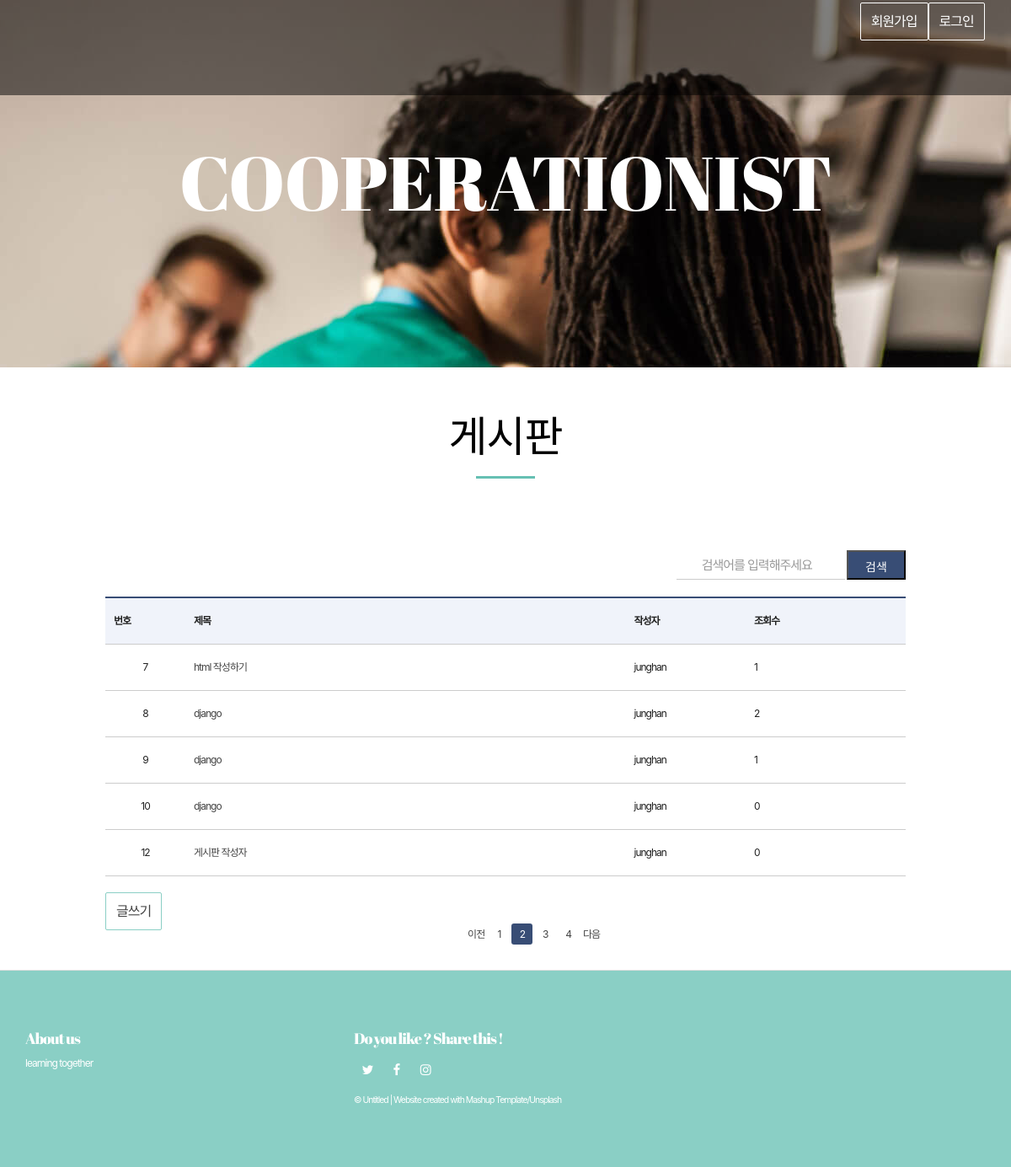
Page /viewList/listSearch/?text=&page=2 on the committed database.
### web01/models.py (models this page shows)
class Content(models.Model):
    objects = models.Manager()
    title = models.CharField(max_length=105)
    context = models.CharField(max_length=225)
    cnt = models.IntegerField(default=0)
    userId = models.ForeignKey(User, on_delete=models.CASCADE)

class User(models.Model):
    objects = models.Manager()
    user_id = models.CharField(max_length=50)
    password = models.CharField(max_length=50)

### web01/views.py (the view)
# urls.py: re_path(r'listSearch/$', views.listSearch, name="listSearch"),
def listSearch(request):
    s_text = request.GET['text']
    s_text = s_text.strip()
    if not s_text:
        contents = Content.objects.all()
        page = request.GET.get('page',1)
        paginator = Paginator(contents,5)
        page_obj = paginator.get_page(page)
        return render(request, 'web01/list.html',{'contents' : page_obj})
    else:
        contents = Content.objects.all().filter(Q(title__icontains=s_text) | Q(context__icontains=s_text)).distinct()
        page = request.GET.get('page',1)
        paginator = Paginator(contents,5)
        page_obj = paginator.get_page(page)
        return render(request,'web01/list.html',{'contents':page_obj,'text':s_text})

### web01/templates/web01/list.html (shortened to what this page needs)
{% extends 'web01/base.html' %}
{% block content %}
		<br><br>
        <div class="section-container-spacer">
            <h2 class="text-center">게시판</h2>
		</div>
		<div class="bodytext_area box_inner">
			<form action="./listSearch/" method="GET" class="minisrch_form">
				<fieldset>
					<input type="text" id="text" name="text" class="tbox" title="검색어를 입력해주세요" placeholder="검색어를 입력해주세요" value="{{text}}">
                    <button type="submit" class="btn_srch">검색</button>
				</fieldset>
            </form>
			<table class="bbsListTbl" summary="번호,제목,조회수 등을 제공하는 표">
				<thead>
					<tr>
						<th scope="col">번호</th>
						<th scope="col">제목</th>
						<th scope="col">작성자</th>
						<th scope="col">조회수</th>
					</tr>
                </thead>
				<tbody>
				{% if contents %}
					{% for content in contents %}
					<form action="./moreView/?id={{content.id}}" method="GET">
                        <div name='content'>
                            <tr>
                                <td>{{ content.id }}</td>
								<td class="tit_notice"><a href="./moreView/?id={{content.id}}">{{content.title}}</a></td>
                                <td class="tit_notice">{{content.userId.user_id}}</a> </td>
                                <td class="tit_notice">{{content.cnt}}</a> </td>
                            </tr>
                        </div>
                    </form>
					{% endfor %}
				{% endif %}
				</tbody>
			</table>
			<br>
			<a href="{% url 'listForm' %}" class="btn btn-default navbar-btn" >글쓰기</a>
			<div class="pagination">
			{% if contents.has_previous  %}
			<a href="./listSearch/?text={{text}}&page={{ contents.previous_page_number }}"><span class="pagenum ">이전</span></a>
			{% endif %}
			{% for page_number in contents.paginator.page_range %}
			{% if page_number >= contents.number|add:-2 and page_number <= contents.number|add:2 %}
				{% if page_number == contents.number %}
				<a href="./listSearch/?text={{text}}&page={{ page_number }}"><span class="pagenum currentpage">{{page_number}}</span></a>
				{% else %}
				<a href="./listSearch/?text={{text}}&page={{ page_number }}"><span class="pagenum ">{{page_number}}</span></a>
				{% endif %}
			{% endif %}
			{% endfor %}
			{% if contents.has_next %}
			<a href="./listSearch/?text={{text}}&page={{ contents.next_page_number }}"><span class="pagenum ">다음</span></a>
			{% endif %}
		</div>
		</div>
{% endblock %}

### static/css/common.css (style rules this page uses)
html, body, div, span, applet, object, iframe, h1, h2, h3, h4, h5, h6, p, blockquote, pre, a, abbr, acronym, address, big, cite, code, del, dfn, em, img, ins, kbd, q, s, samp, small, strike, strong, sub, sup, tt, var, b, u, i, center, dl, dt, dd, ol, ul, li, fieldset, form, label, legend,button, table, caption, tbody, tfoot, thead, tr, th, td, article, aside, canvas, details, embed, figure, figcaption, footer, header, hgroup, menu, nav, output, ruby, section, summary, time, mark, audio, video { margin:0; padding:0; }
h1, h2, h3, h4, h5, h6 { font-weight:normal; font-size:inherit; }
body { line-height:1; }
img, fieldset, a { border:none; }
table, thead, tbody, tfoot { border-collapse:collapse; border-spacing:0; border:0 none; }
input, select, textarea, button, form img, label { vertical-align:middle; }
a { text-decoration:none; }
a:link { color:#444; }
input[type=text] { -webkit-appearance:none; box-sizing:border-box; display:inline-block; height:45px; padding:0 10px; border:1px solid #ccc; background-color:#fff; line-height:normal; font-size:15px; }
html { height:100%; }
body { height:100%; font-family:'Malgun Gothic','맑은 고딕',sans-serif; font-size:16px; letter-spacing:-1px; color:#444; white-space:normal; word-wrap:break-word; }
input, select, textarea { box-sizing:border-box; font-size:15px; font-family:'Malgun Gothic','맑은 고딕',sans-serif; letter-spacing:-1px; color:#444; -webkit-appearance:none; }
input, textarea { -webkit-appearance:none; border-radius:0; }
* { -webkit-text-size-adjust:none; }
.btn_srch { display:inline-block; width:70px; text-align:center; height:35px; font-size:14px; line-height:35px; vertical-align:middle; background:#384d75; color:#fff !important; }
.box_inner { width:1050px; margin:0 auto; }
.bodytext_area { box-sizing:border-box; padding:55px 50px 0; }
.minisrch_form { width:100%; text-align:right; margin-bottom:20px; }
.minisrch_form .tbox { padding:0 5px 0 30px; width:200px; height:35px; line-height:35px; border:none; border-bottom:1px solid #ccc; background:url('../img/ico_search.png') no-repeat 10px 50%; background-size:15px; }
.bbsListTbl { width:100%; border-top:2px solid #384d75; }
.bbsListTbl th, .bbsListTbl td { padding:10px; box-sizing:border-box; height:55px; }
.bbsListTbl th { border-bottom:1px solid #ccc; background:#f0f3fa; }
.bbsListTbl td { text-align:center; line-height:1.3; border-bottom:1px solid #ccc; }
.bbsListTbl td.tit_notice { text-align:left; }
.bbsListTbl td:nth-child(1) { width:10%; }
.bbsListTbl td:nth-child(2) { width:55%; }
.bbsListTbl td:nth-child(3) { width:15%; }
.bbsListTbl td:nth-child(4) { width:20%; }
.pagination { padding:40px 0 0; text-align:center; }
.pagination a { display:inline-block; }
.pagination a .pagenum { display:inline-block; width:25px; height:25px; line-height:25px; text-align:center; vertical-align:middle; }
.pagination a .currentpage { border-radius:3px; background:#384d75; color:#fff; }

### web01/templates/web01/base.html (style rules this page uses)
body, button, input, select, table, textarea { font-size: 12px; line-height: 16px; color: #202020; font-family: -apple-system,BlinkMacSystemFont,"Malgun Gothic","맑은 고딕",helvetica,"Apple SD Gothic Neo",sans-serif; }

### rows in the picture
Content: id "7", title "html 작성하기", userId.user_id "junghan", cnt "1"
Content: id "8", title "django", userId.user_id "junghan", cnt "2"
Content: id "9", title "django", userId.user_id "junghan", cnt "1"
Content: id "10", title "django", userId.user_id "junghan", cnt "0"
Content: id "12", title "게시판 작성자", userId.user_id "junghan", cnt "0"

### other values in the picture
{{ page_number }} "1" "3" "4"
{{ page_number }} "2"
